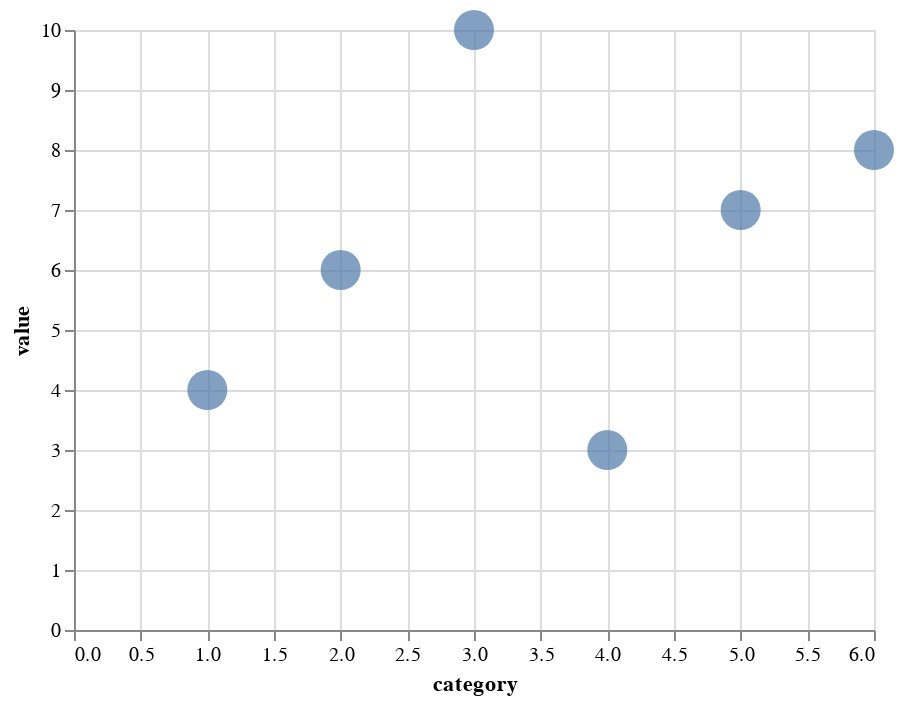

Notebook cell for this chart:
### Markdown cell above
In this toy dataset, we again have 3 columns: category, value and quality.  Let's create a simple scatter plot first, where we want to encode "category" as the x coordinate and "value" as the y coordinate.

### Code cell
base = alt.Chart(source).mark_point(size=400, filled=True)\
                        .encode(x="category", y="value")
base

### Figure 1 — Vega-Lite specification as saved in the notebook (floating-point values rounded to 4 significant figures)
{"config": {"view": {"continuousWidth": 400, "continuousHeight": 300}}, "data": {"name": "data-7c36766bdbdd929d88ac2881c2000dcf"}, "mark": {"type": "point", "filled": true, "size": 400}, "encoding": {"x": {"field": "category", "type": "quantitative"}, "y": {"field": "value", "type": "quantitative"}}, "$schema": "https://vega.github.io/schema/vega-lite/v4.17.0.json", "datasets": {"data-7c36766bdbdd929d88ac2881c2000dcf": [{"category": 1, "value": 4, "quality": "standard"}, {"category": 2, "value": 6, "quality": "good"}, {"category": 3, "value": 10, "quality": "excellent"}, {"category": 4, "value": 3, "quality": "standard"}, {"category": 5, "value": 7, "quality": "good"}, {"category": 6, "value": 8, "quality": "excellent"}]}}
